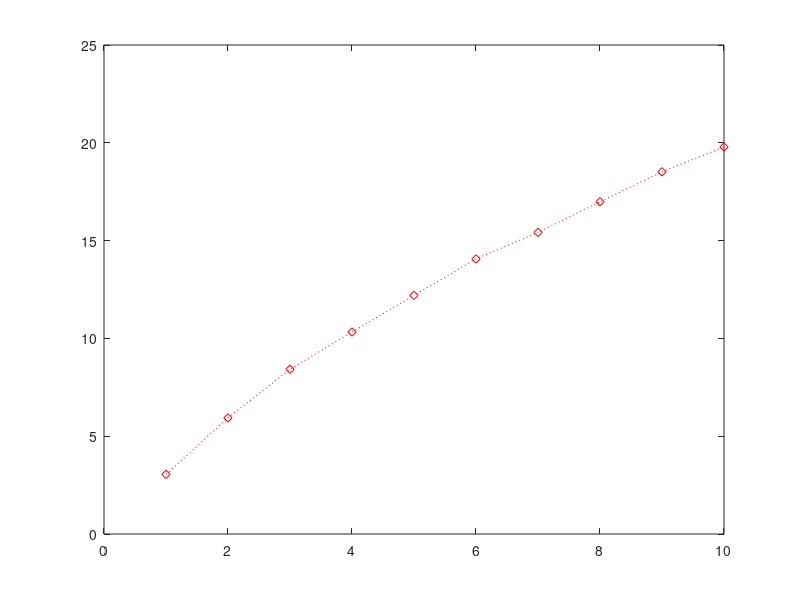

Write the MATLAB code that produced this figure.
clc;clear;close all;

N_t = 10; %transmit antennas
N_r = (1:1:10); %receive antennas
SNR_dB = 20; %signal to noise ratio
iterations = 1000;
Capacity = zeros(1,10);
p = 1;
f_1 = zeros();

for j = 1:iterations
       for i = 1:length(N_r)
             I_N_R = eye(N_r(i)); %identity of N_r x N_r matrix
             H = randn(N_r(i),N_t) + 1i*randn(N_r(i),N_t); % channel gains
             H_H = H*ctranspose(H);

              %Water filling algorithm for power allocation
                  P_t = 10^(SNR_dB/10);   % Assuming noise power to be equal to 1
                  [U, S, V] = svd(H_H);
                  C_k = diag(S); % channel state information given by |h_k|/noise power^2
                  g_lambda_mu = 1e4; %number of points to compute lagrangian dual function
                  mu = linspace(6.1000,6,g_lambda_mu);
                  allocated_power = max(1./mu-(1./C_k), 0); %x^+ = max(x,0)

                    %Lagrangian function
                  g_mu = sum(log(1+(allocated_power.*(repmat(C_k,[1,g_lambda_mu]))))) - mu.*((sum(allocated_power))-P_t);
                  [min_g_mu, Ind] = find(g_mu == min(g_mu));
                  optimal_mu = mu(Ind);
                  optimal_power = max(1./optimal_mu - 1./C_k, 0);
                  Q_opt = diag(optimal_power);
                  Capacity(i) = Capacity(i) + log(real(det(I_N_R + (P_t/N_t).*Q_opt.*H_H)));
          
       end 
         
 end

 Capacity = Capacity/iterations;
 plot(N_r,Capacity,'r:d');
 ylim([0 25])

% 
% 
%     %Water filling algorithm for power allocation
%     for  i = 1:length(SNR_dB)
%          P_t = 10.^(SNR_dB(i)/10);   % Assuming noise power to be equal to 1
%          [U, S, V] = svd(H_H);
%          C_k = diag(S); % channel state information given by |h_k|/noise power^2
%          g_lambda_mu = 1e4; %number of points to compute lagrangian dual function
%          mu = linspace(0.7,0.698,g_lambda_mu);
%          allocated_power = max(1./mu-(1./C_k), 0); %x^+ = max(x,0)
% 
%          %Lagrangian function
%          g_mu = sum(log(1+(allocated_power.*(repmat(C_k,[1,g_lambda_mu]))))) - mu.*((sum(allocated_power))-P_t);
%          [min_g_mu, Ind] = find(g_mu == min(g_mu));
%          optimal_mu = mu(Ind);
%          optimal_power = max(1./optimal_mu - 1./C_k, 0);
%          Q_opt = diag(optimal_power);
%          Capacity(i) = Capacity(i) + log(real(det(I_N_R + (P_t/N_t)*Q_opt*H_H)));
%     end
% end
% 
% Capacity = Capacity/iterations;
% 
%
% 



